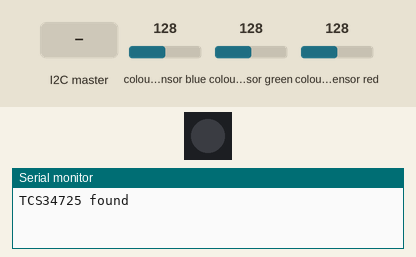
A sketch run on a simulated ESP32. Parts: 1 RGB LEDs in strip order, left to right, the last lines printed to the serial monitor. Inputs (shaded band) come from the test bench; at power-on: colour sensor blue 128, colour sensor green 128, colour sensor red 128.

Above: at 1.2 s.
1.3 s: the I2C master sends the byte 1
At 1.7 s:
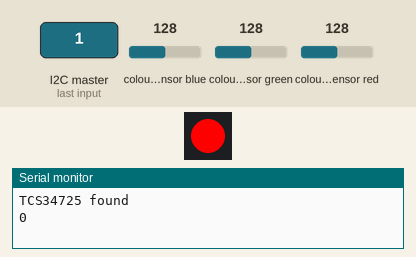
At 2.2 s:
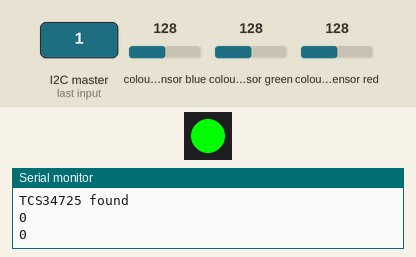
Timing chart, 0 to 8.3 s (numbered marks = the images above; inputs shaded):
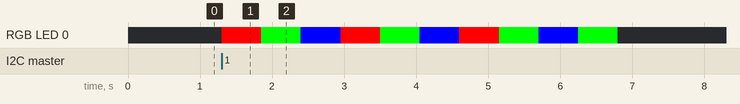

Measured:
- after the input at 1.3 s, RGB LED 0: off → RGB(255, 0, 0) at once, → RGB(0, 255, 0) 0.55 s later, → RGB(0, 0, 255) 0.55 s later, → RGB(255, 0, 0) 0.55 s later, … (11 changes in this stretch)

The sketch:

Target_3.ino
```cpp
#include <Wire.h>
#include <Adafruit_TCS34725.h>
#include <Adafruit_NeoPixel.h>


#define SENSOR_SDA 21
#define SENSOR_SCL 22
#define I2CBUS2_SDA 18
#define I2CBUS2_SCL 19
// ---------- CONFIG ----------
#define SLAVE_ADDR       0x44
#define SAMPLES          10

// -------- COMMANDS --------
#define CMD_START       0x01
#define CMD_STATUS      0x02
#define CMD_DATA        0x03

// ---------- STATUS ----------
#define ST_IDLE          0x00
#define ST_COLLECTING    0x01
#define ST_DONE          0x02


TwoWire I2CBUS2=TwoWire(1);
// ---------- SENSOR ----------
Adafruit_TCS34725 tcs(
  TCS34725_INTEGRATIONTIME_154MS,
  TCS34725_GAIN_4X
);

// ---------- WS2812 ----------
#define WS2812_PIN    23
#define WS2812_COUNT  1
Adafruit_NeoPixel strip(WS2812_COUNT, WS2812_PIN, NEO_GRB + NEO_KHZ800);

// ---------- GLOBAL STATE ----------
volatile uint8_t lastCmd = 0;
volatile uint8_t reqIndex = 0;
volatile bool startRequested = false;

uint8_t status = ST_IDLE;

// store detected color as ID (0=unknown,1=R,2=G,3=B,4=Y,5=M,6=C,7=W,8=K)
uint32_t detected[SAMPLES];
int32_t data =0;


// ---------- COLOR TABLE ----------
uint8_t colors[SAMPLES][3] = {
  {255,0,0},{0,255,0},{0,0,255},{255,0,0},{0,255,0},
  {0,0,255},{255,0,0},{0,255,0},{0,0,255},{0,255,0}
};

uint8_t expectedColorID[SAMPLES] = {
  1,2,3,1,2,3,1,2,3,2
};

// ---------- COLOR DETECTION ----------
uint8_t detectColorID(float r, float g, float b) {
  if (r > 0.4 && g < 0.3 && b < 0.3) return 1; // Red
  if (r < 0.3 && g > 0.4 && b < 0.3) return 2; // Green
  if (r < 0.3 && g < 0.3 && b > 0.4) return 3; // Blue
  if (r > 0.4 && g > 0.4 && b < 0.3) return 4; // Yellow
  if (r > 0.4 && g < 0.3 && b > 0.4) return 5; // Magenta
  if (r < 0.3 && g > 0.4 && b > 0.4) return 6; // Cyan
  if (r > 0.35 && g > 0.35 && b > 0.35) return 7; // White
  if (r < 0.2 && g < 0.2 && b < 0.2) return 8; // Black
  return 0; // Unknown
}

// -------- I2C RECEIVE --------
void onReceive(int len) {
  if (!I2CBUS2.available()) return;

  lastCmd = I2CBUS2.read();

  if (lastCmd == CMD_START) {
    startRequested = true;
    reqIndex   = 0;
  }
  else if (lastCmd == CMD_DATA&& I2CBUS2.available()) {
    reqIndex  = I2CBUS2.read();
    data= detected[reqIndex];
  }
}

// -------- I2C REQUEST --------
void onRequest() {

  if (lastCmd == CMD_STATUS) {
    I2CBUS2.write(status);
  }
  else if (lastCmd == CMD_DATA) {
       I2CBUS2.write((uint8_t*)&data, sizeof(int32_t));

  }
}
void Monitoring() {
   uint16_t r,g,b,c;
  for (int i=0;i<SAMPLES;i++) {
    strip.setPixelColor(0, strip.Color(
      colors[i][0], colors[i][1], colors[i][2]
    ));
    strip.show();

    vTaskDelay(250 / portTICK_PERIOD_MS);

    tcs.getRawData(&r,&g,&b,&c);
    if (c == 0) c = 1;

    float rn = (float)r / c;
    float gn = (float)g / c;
    float bn = (float)b / c;

    detected[i] = detectColorID(rn,gn,bn);
    Serial.println(detected[i]);
    vTaskDelay(250 / portTICK_PERIOD_MS);
  }
  // Turn LED OFF
strip.clear();
strip.show();
}
void setup() {
    Serial.begin(115200);
// MAIN I2C BUS → Sensors
  Wire.begin(SENSOR_SDA, SENSOR_SCL);
  if (!tcs.begin(0x29)) {
    Serial.println(" No TCS34725 found!");
  }
  else
  {
    Serial.println("TCS34725 found");
  }

  I2CBUS2.begin(SLAVE_ADDR,I2CBUS2_SDA,I2CBUS2_SCL,100000);
  I2CBUS2.onReceive(onReceive);
  I2CBUS2.onRequest(onRequest);
  strip.begin();
  strip.show();
  uint16_t r,g,b,c;
  tcs.getRawData(&r,&g,&b,&c);
}
void loop() {
  if (startRequested) {
    startRequested = false;

    status = ST_IDLE;
    reqIndex = 0;

    status = ST_COLLECTING;

    Monitoring();

    status = ST_DONE;
  }
}
```
